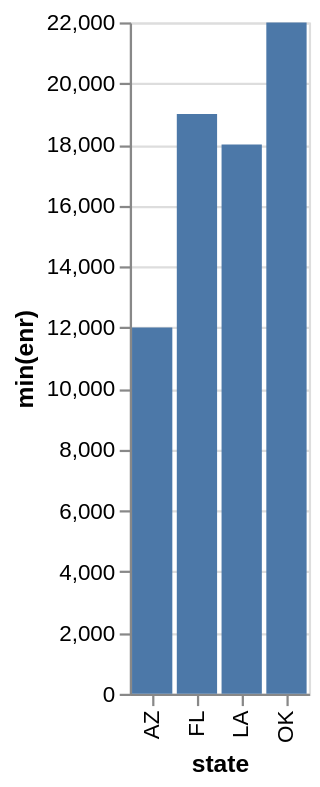

Vega-Lite specification stored for this chart:
### Vega-Lite specification from a JSON file in a GitHub repository (floating-point values rounded to 4 significant figures)
{"data": {"values": [{"x_data": "AZ", "y_data": 12000}, {"x_data": "FL", "y_data": 19000}, {"x_data": "LA", "y_data": 18000}, {"x_data": "OK", "y_data": 22000}]}, "mark": "bar", "encoding": {"x": {"field": "x_data", "type": "nominal", "title": "state", "sort": "ascending"}, "y": {"field": "y_data", "type": "quantitative", "title": "min(enr)"}}}
